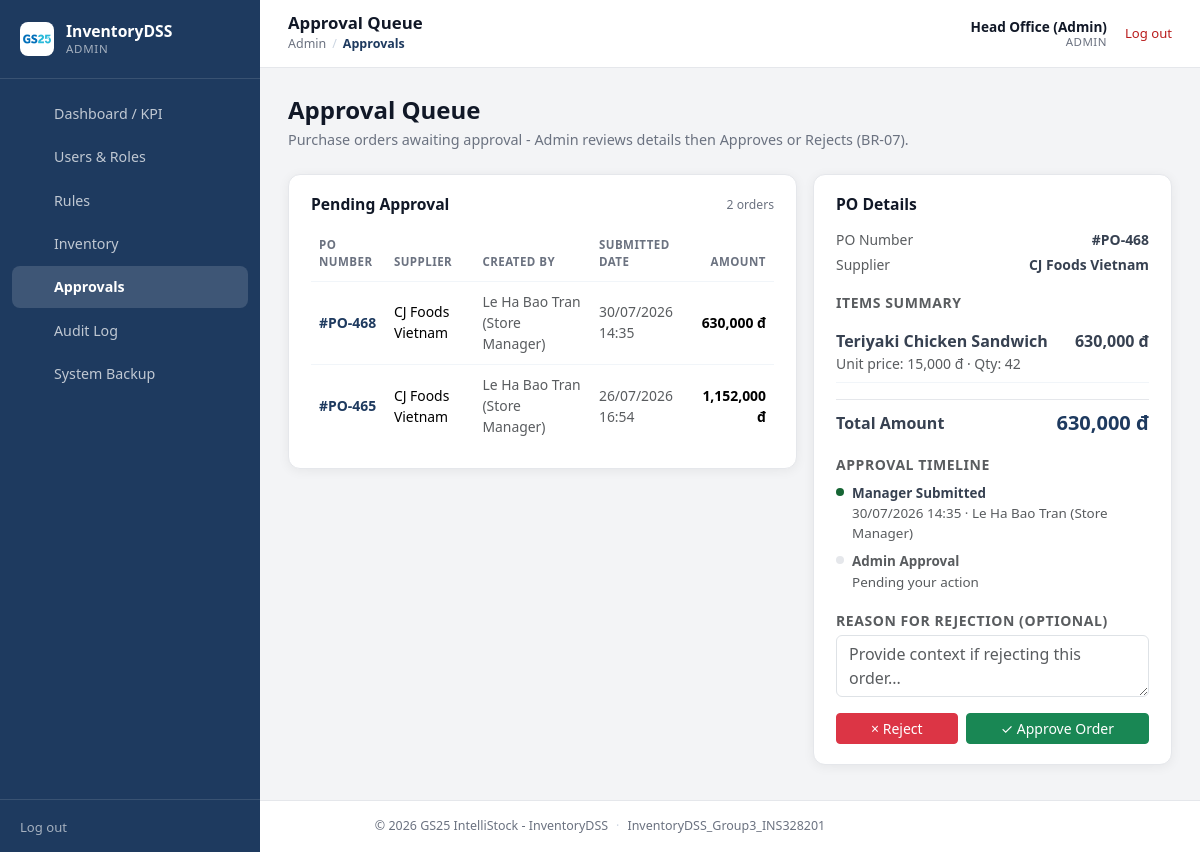
Page /frontend/admin/po_approval.php (signed in) on the committed database.
### tables this page shows
CREATE TABLE `purchase_orders` (
  `po_id` int(11) NOT NULL AUTO_INCREMENT,
  `supplier_id` int(11) NOT NULL,
  `created_by` int(11) NOT NULL,
  `status` enum('Draft','Pending','Approved','Rejected','Delivered') NOT NULL DEFAULT 'Draft',
  `approved_by` int(11) DEFAULT NULL,
  `created_at` datetime NOT NULL DEFAULT current_timestamp(),
  `approved_at` datetime DEFAULT NULL,
  PRIMARY KEY (`po_id`),
  KEY `supplier_id` (`supplier_id`),
  KEY `created_by` (`created_by`),
  KEY `approved_by` (`approved_by`),
  CONSTRAINT `purchase_orders_ibfk_1` FOREIGN KEY (`supplier_id`) REFERENCES `suppliers` (`supplier_id`),
  CONSTRAINT `purchase_orders_ibfk_2` FOREIGN KEY (`created_by`) REFERENCES `accounts` (`account_id`),
  CONSTRAINT `purchase_orders_ibfk_3` FOREIGN KEY (`approved_by`) REFERENCES `accounts` (`account_id`)
);

CREATE TABLE `suppliers` (
  `supplier_id` int(11) NOT NULL AUTO_INCREMENT,
  `supplier_name` varchar(100) NOT NULL,
  `contact_phone` varchar(20) DEFAULT NULL,
  `avg_lead_time_days` decimal(5,1) DEFAULT NULL,
  PRIMARY KEY (`supplier_id`)
);

CREATE TABLE `accounts` (
  `account_id` int(11) NOT NULL AUTO_INCREMENT,
  `username` varchar(50) NOT NULL,
  `password_hash` varchar(255) NOT NULL,
  `full_name` varchar(100) NOT NULL,
  `email` varchar(100) DEFAULT NULL,
  `phone_number` varchar(20) DEFAULT NULL,
  `role_id` int(11) NOT NULL,
  `status` enum('active','locked') NOT NULL DEFAULT 'active',
  `created_at` datetime NOT NULL DEFAULT current_timestamp(),
  PRIMARY KEY (`account_id`),
  UNIQUE KEY `username` (`username`),
  KEY `role_id` (`role_id`),
  CONSTRAINT `accounts_ibfk_1` FOREIGN KEY (`role_id`) REFERENCES `roles` (`role_id`)
);

CREATE TABLE `purchase_order_details` (
  `po_detail_id` int(11) NOT NULL AUTO_INCREMENT,
  `po_id` int(11) NOT NULL,
  `product_id` int(11) NOT NULL,
  `suggested_qty` int(11) NOT NULL,
  `approved_qty` int(11) NOT NULL,
  `received_qty` int(11) DEFAULT NULL,
  `discrepancy_reason` varchar(150) DEFAULT NULL,
  PRIMARY KEY (`po_detail_id`),
  KEY `po_id` (`po_id`),
  KEY `product_id` (`product_id`),
  CONSTRAINT `purchase_order_details_ibfk_1` FOREIGN KEY (`po_id`) REFERENCES `purchase_orders` (`po_id`) ON DELETE CASCADE,
  CONSTRAINT `purchase_order_details_ibfk_2` FOREIGN KEY (`product_id`) REFERENCES `products` (`product_id`)
);

CREATE TABLE `products` (
  `product_id` int(11) NOT NULL AUTO_INCREMENT,
  `sku_code` varchar(30) NOT NULL,
  `product_name` varchar(150) NOT NULL,
  `category_id` int(11) NOT NULL,
  `supplier_id` int(11) NOT NULL,
  `unit` varchar(20) NOT NULL,
  `shelf_life_days` int(11) DEFAULT NULL,
  `unit_cost` decimal(12,2) NOT NULL DEFAULT 0.00,
  `selling_price` decimal(12,2) NOT NULL DEFAULT 0.00,
  `is_active` tinyint(1) NOT NULL DEFAULT 1,
  PRIMARY KEY (`product_id`),
  UNIQUE KEY `sku_code` (`sku_code`),
  KEY `category_id` (`category_id`),
  KEY `supplier_id` (`supplier_id`),
  CONSTRAINT `products_ibfk_1` FOREIGN KEY (`category_id`) REFERENCES `categories` (`category_id`),
  CONSTRAINT `products_ibfk_2` FOREIGN KEY (`supplier_id`) REFERENCES `suppliers` (`supplier_id`)
);

### frontend/admin/po_approval.php (the view, shortened to what the rows shown need)
<?php
require_once __DIR__ . '/../../backend/config/database.php';
require_once __DIR__ . '/../../backend/services/AdminService.php';
$adminService = new AdminService();
$pendingOrders = $adminService->listPendingApprovals();
$selectedPoId = isset($_GET['po_id']) ? (int) $_GET['po_id'] : null;
$selectedPo = null;
if ($selectedPo === null && !empty($pendingOrders)) {
    $selectedPo = $pendingOrders[0];
    $selectedPoId = (int) $selectedPo['po_id'];
}
?>
<!DOCTYPE html>
<html lang="en">
<head>
    <link href="https://cdn.jsdelivr.net/npm/bootstrap@5.3.3/dist/css/bootstrap.min.css" rel="stylesheet">
    <link href="<?= BASE_URL ?>/assets/css/theme_variables.css" rel="stylesheet">
    <link href="<?= BASE_URL ?>/assets/css/custom.css" rel="stylesheet">
</head>
<body>
    <div class="app-shell">
        <div class="app-content">
            <?php require __DIR__ . '/../components/header.php'; ?>
            <main class="app-main">
                <div class="mb-4">
                    <h2 class="page-heading mb-1">Approval Queue</h2>
                </div>
                <?php if (empty($pendingOrders)): ?>
                    <div class="panel-card">
                        <div class="empty-state">No purchase orders are currently pending approval.</div>
                    </div>
                <?php else: ?>
                    <div class="row g-3">
                        <div class="col-12 col-xl-7">
                            <div class="panel-card">
                                <div class="table-responsive">
                                    <table class="table data-table align-middle mb-0">
                                        <thead>
                                            <tr>
                                                <th>PO Number</th>
                                                <th>Supplier</th>
                                                <th>Created By</th>
                                                <th>Submitted Date</th>
                                                <th class="text-end">Amount</th>
                                            </tr>
                                        </thead>
                                        <tbody>
                                            <?php foreach ($pendingOrders as $po): ?>
                                                <?php $isActive = (int) $po['po_id'] === $selectedPoId; ?>
                                                <tr style="<?= $isActive ? 'background: var(--surface-border-soft);' : '' ?> cursor: pointer;"
                                                    onclick="window.location.href='po_approval.php?po_id=<?= (int) $po['po_id'] ?>'">
                                                    <td class="fw-semibold" style="color: var(--brand-primary);">#PO-<?= (int) $po['po_id'] ?></td>
                                                    <td><?= htmlspecialchars($po['supplier_name'], ENT_QUOTES, 'UTF-8') ?></td>
                                                    <td class="text-muted"><?= htmlspecialchars($po['created_by_name'], ENT_QUOTES, 'UTF-8') ?></td>
                                                    <td class="text-muted small"><?= htmlspecialchars(date('d/m/Y H:i', strtotime($po['created_at'])), ENT_QUOTES, 'UTF-8') ?></td>
                                                    <td class="text-end fw-semibold"><?= number_format((float) $po['total_amount']) ?> đ</td>
                                                </tr>
                                            <?php endforeach; ?>
                                        </tbody>
                                    </table>
                                </div>
                            </div>
                        </div>
                        <div class="col-12 col-xl-5">
                            <?php if ($selectedPo === null): ?>
                                <div class="panel-card">
                                    <div class="empty-state">Select an order from the list on the left to view details.</div>
                                </div>
                            <?php else: ?>
                                <?php
                                    $totalAmount = 0;
                                    foreach ($selectedPo['details'] as $line) {
                                        $totalAmount += (float) $line['line_cost'];
                                    }
                                ?>
                                <div class="panel-card">
                                    <div class="d-flex justify-content-between align-items-start mb-3">
                                        <h3 class="panel-card-title mb-0">PO Details</h3>
                                    </div>
                                    <div class="d-flex flex-column gap-1 mb-3" style="font-size: .87rem;">
                                        <div class="d-flex justify-content-between">
                                            <span class="text-muted">PO Number</span>
                                            <span class="fw-semibold">#PO-<?= (int) $selectedPo['po_id'] ?></span>
                                        </div>
                                        <div class="d-flex justify-content-between">
                                            <span class="text-muted">Supplier</span>
                                            <span class="fw-semibold"><?= htmlspecialchars($selectedPo['supplier_name'], ENT_QUOTES, 'UTF-8') ?></span>
                                        </div>
                                    </div>
                                    <div class="text-uppercase text-muted small fw-semibold mb-2" style="letter-spacing: .04em;">Items Summary</div>
                                    <div class="d-flex flex-column gap-2 mb-3">
                                        <?php foreach ($selectedPo['details'] as $line): ?>
                                            <div class="d-flex justify-content-between align-items-start py-2" style="border-bottom: 1px solid var(--surface-border-soft);">
                                                <div>
                                                    <div class="fw-semibold"><?= htmlspecialchars($line['product_name'], ENT_QUOTES, 'UTF-8') ?></div>
                                                    <div class="text-muted small">Unit price: <?= number_format((float) $line['unit_cost']) ?> đ &middot; Qty: <?= number_format((int) $line['approved_qty']) ?></div>
                                                </div>
                                                <div class="fw-semibold text-end"><?= number_format((float) $line['line_cost']) ?> đ</div>
                                            </div>
                                        <?php endforeach; ?>
                                    </div>
                                    <div class="d-flex justify-content-between align-items-center mb-3 pt-2" style="border-top: 1px solid var(--surface-border);">
                                        <span class="fw-semibold">Total Amount</span>
                                        <span class="fw-bold fs-5" style="color: var(--brand-primary);"><?= number_format($totalAmount) ?> đ</span>
                                    </div>
                                    <div class="text-uppercase text-muted small fw-semibold mb-2" style="letter-spacing: .04em;">Approval Timeline</div>
                                    <div class="d-flex flex-column gap-2 mb-3" style="font-size: .84rem;">
                                        <div class="d-flex gap-2 align-items-start">
                                            <span style="width:8px; height:8px; border-radius:999px; margin-top:5px; background: var(--color-success); flex-shrink:0;"></span>
                                            <div>
                                                <div class="fw-semibold">Manager Submitted</div>
                                                <div class="text-muted"><?= htmlspecialchars(date('d/m/Y H:i', strtotime($selectedPo['created_at'])), ENT_QUOTES, 'UTF-8') ?> &middot; <?= htmlspecialchars($selectedPo['created_by_name'], ENT_QUOTES, 'UTF-8') ?></div>
                                            </div>
                                        </div>
                                        <div class="d-flex gap-2 align-items-start">
                                            <span style="width:8px; height:8px; border-radius:999px; margin-top:5px; background: var(--surface-border); flex-shrink:0;"></span>
                                            <div>
                                                <div class="fw-semibold text-muted">Admin Approval</div>
                                                <div class="text-muted">Pending your action</div>
                                            </div>
                                        </div>
                                    </div>
                                    <form method="POST" id="rejectReasonForm">
                                        <label class="text-uppercase text-muted small fw-semibold mb-1" style="letter-spacing: .04em;">Reason for Rejection (optional)</label>
                                        <textarea name="reason" class="form-control mb-3" rows="2" placeholder="Provide context if rejecting this order..."></textarea>
                                        <div class="d-flex gap-2">
                                            <button type="submit" name="action" value="reject" class="btn btn-danger btn-sm flex-fill"
                                                    onclick="return confirm('Reject PO #PO-<?= (int) $selectedPo['po_id'] ?>?');">
                                                &times; Reject
                                            </button>
                                            <button type="submit" name="action" value="approve" class="btn btn-success btn-sm flex-fill"
                                                    onclick="return confirm('Approve PO #PO-<?= (int) $selectedPo['po_id'] ?>? The order will be considered sent to the supplier (BR-07).');">
                                                &check; Approve Order
                                            </button>
                                        </div>
                                    </form>
                                </div>
                            <?php endif; ?>
                        </div>
                    </div>
                <?php endif; ?>
            </main>
        </div>
    </div>
    <?php require __DIR__ . '/../components/footer.php'; ?>

### rows in the picture
purchase_orders: po_id "468", supplier.supplier_name "CJ Foods Vietnam", created_by.full_name "Le Ha Bao Tran (Store Manager)", created_at "30/07/2026 14:35", total_amount "630,000"
purchase_orders: po_id "465", supplier.supplier_name "CJ Foods Vietnam", created_by.full_name "Le Ha Bao Tran (Store Manager)", created_at "26/07/2026 16:54", total_amount "1,152,000"
suppliers: supplier_name "CJ Foods Vietnam"
purchase_order_details: product.product_name "Teriyaki Chicken Sandwich", product.unit_cost "15,000", approved_qty "42", line_cost "630,000"
accounts: full_name "Le Ha Bao Tran (Store Manager)"

### other values in the picture
Auth::roleName() "ADMIN"
$item['label'] "Dashboard / KPI"
$item['label'] "Users & Roles"
$item['label'] "Rules"
$item['label'] "Inventory"
$item['label'] "Approvals"
$item['label'] "Audit Log"
$item['label'] "System Backup"
$pageTitle "Approval Queue"
$crumb "Admin"
$crumb "Approvals"
Auth::fullName() "Head Office (Admin)"
count($pendingOrders) "2"
$totalAmount "630,000"
